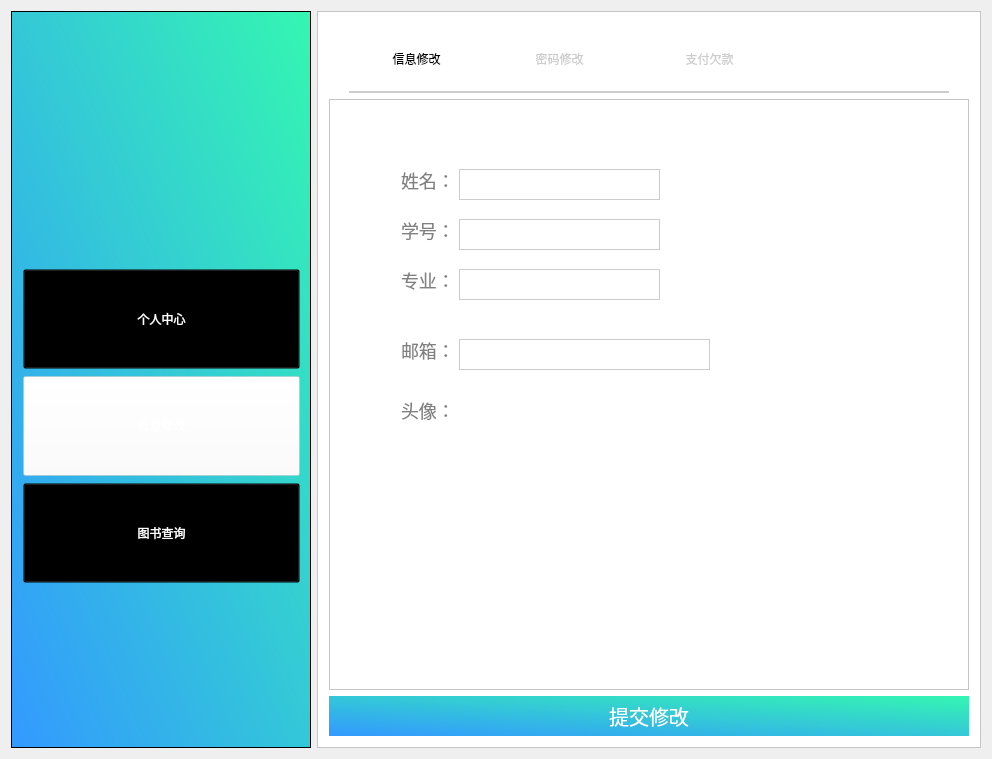
<?xml version="1.0" encoding="UTF-8"?>
<ui version="4.0">
 <class>student_update</class>
 <widget class="QWidget" name="student_update">
  <property name="geometry">
   <rect>
    <x>0</x>
    <y>0</y>
    <width>992</width>
    <height>759</height>
   </rect>
  </property>
  <property name="windowTitle">
   <string>student_update</string>
  </property>
  <layout class="QHBoxLayout" name="horizontalLayout">
   <item>
    <widget class="QFrame" name="frame">
     <property name="sizePolicy">
      <sizepolicy hsizetype="Fixed" vsizetype="Expanding">
       <horstretch>0</horstretch>
       <verstretch>0</verstretch>
      </sizepolicy>
     </property>
     <property name="minimumSize">
      <size>
       <width>300</width>
       <height>700</height>
      </size>
     </property>
     <property name="styleSheet">
      <string notr="true">
background-color: qlineargradient(spread:pad, x1:0, y1:1, x2:1, y2:0, stop:0 rgba(51, 153, 255,1), stop:1 rgba(52, 246, 177,1));</string>
     </property>
     <property name="frameShape">
      <enum>QFrame::StyledPanel</enum>
     </property>
     <property name="frameShadow">
      <enum>QFrame::Raised</enum>
     </property>
     <widget class="QFrame" name="frame_2">
      <property name="geometry">
       <rect>
        <x>70</x>
        <y>30</y>
        <width>171</width>
        <height>176</height>
       </rect>
      </property>
      <property name="minimumSize">
       <size>
        <width>0</width>
        <height>0</height>
       </size>
      </property>
      <property name="baseSize">
       <size>
        <width>0</width>
        <height>100</height>
       </size>
      </property>
      <property name="styleSheet">
       <string notr="true">image: url(:/Library/images/logo2.png);
background:transparent;</string>
      </property>
      <property name="frameShape">
       <enum>QFrame::StyledPanel</enum>
      </property>
      <property name="frameShadow">
       <enum>QFrame::Raised</enum>
      </property>
     </widget>
     <widget class="QFrame" name="frame_8">
      <property name="geometry">
       <rect>
        <x>0</x>
        <y>230</y>
        <width>301</width>
        <height>371</height>
       </rect>
      </property>
      <property name="styleSheet">
       <string notr="true">background:transparent;</string>
      </property>
      <property name="frameShape">
       <enum>QFrame::StyledPanel</enum>
      </property>
      <property name="frameShadow">
       <enum>QFrame::Raised</enum>
      </property>
      <layout class="QVBoxLayout" name="verticalLayout_6">
       <item>
        <layout class="QVBoxLayout" name="verticalLayout">
         <property name="spacing">
          <number>7</number>
         </property>
         <property name="sizeConstraint">
          <enum>QLayout::SetDefaultConstraint</enum>
         </property>
         <item>
          <widget class="QPushButton" name="btnPersonal">
           <property name="minimumSize">
            <size>
             <width>0</width>
             <height>100</height>
            </size>
           </property>
           <property name="styleSheet">
            <string notr="true">font: 12pt &quot;微软雅黑&quot;;
color:white;
background:transparent;
cursor:pointer;</string>
           </property>
           <property name="text">
            <string>个人中心</string>
           </property>
          </widget>
         </item>
         <item>
          <widget class="QPushButton" name="btnInformationchange">
           <property name="minimumSize">
            <size>
             <width>0</width>
             <height>100</height>
            </size>
           </property>
           <property name="styleSheet">
            <string notr="true">font: 12pt &quot;微软雅黑&quot;;
color:white;
background:transparent;
background-color:rgba(255,255,255,0.4);
cursor:pointer;</string>
           </property>
           <property name="text">
            <string>信息修改</string>
           </property>
          </widget>
         </item>
         <item>
          <widget class="QPushButton" name="btnSearchbook">
           <property name="minimumSize">
            <size>
             <width>0</width>
             <height>100</height>
            </size>
           </property>
           <property name="styleSheet">
            <string notr="true">font: 12pt &quot;微软雅黑&quot;;
color:white;
background:transparent;
cursor:pointer;</string>
           </property>
           <property name="text">
            <string>图书查询</string>
           </property>
          </widget>
         </item>
        </layout>
       </item>
      </layout>
     </widget>
    </widget>
   </item>
   <item>
    <widget class="QFrame" name="frame_3">
     <property name="styleSheet">
      <string notr="true">background:white;</string>
     </property>
     <property name="frameShape">
      <enum>QFrame::StyledPanel</enum>
     </property>
     <property name="frameShadow">
      <enum>QFrame::Raised</enum>
     </property>
     <layout class="QVBoxLayout" name="verticalLayout_2">
      <item>
       <widget class="QFrame" name="frame_4">
        <property name="sizePolicy">
         <sizepolicy hsizetype="Preferred" vsizetype="Maximum">
          <horstretch>0</horstretch>
          <verstretch>0</verstretch>
         </sizepolicy>
        </property>
        <property name="maximumSize">
         <size>
          <width>16777215</width>
          <height>70</height>
         </size>
        </property>
        <property name="styleSheet">
         <string notr="true">border:2px solid #cccccc;
font: 14pt &quot;微软雅黑&quot;;
border-top:0;
border-left:0;
border-right:0;
margin-left:20px;
margin-right:20px;</string>
        </property>
        <property name="frameShape">
         <enum>QFrame::StyledPanel</enum>
        </property>
        <property name="frameShadow">
         <enum>QFrame::Raised</enum>
        </property>
        <widget class="QPushButton" name="pushButton">
         <property name="geometry">
          <rect>
           <x>22</x>
           <y>10</y>
           <width>131</width>
           <height>51</height>
          </rect>
         </property>
         <property name="styleSheet">
          <string notr="true">border:none;
</string>
         </property>
         <property name="text">
          <string>信息修改</string>
         </property>
        </widget>
        <widget class="QPushButton" name="pushButton_2">
         <property name="geometry">
          <rect>
           <x>160</x>
           <y>10</y>
           <width>141</width>
           <height>51</height>
          </rect>
         </property>
         <property name="styleSheet">
          <string notr="true">border:none;
color:#CCCCCC;
font-family:&quot;微软雅黑&quot;;</string>
         </property>
         <property name="text">
          <string>密码修改</string>
         </property>
        </widget>
        <widget class="QPushButton" name="pushButton_3">
         <property name="geometry">
          <rect>
           <x>310</x>
           <y>10</y>
           <width>141</width>
           <height>51</height>
          </rect>
         </property>
         <property name="styleSheet">
          <string notr="true">border:none;
color:#CCCCCC;
font-family:&quot;微软雅黑&quot;;</string>
         </property>
         <property name="text">
          <string>支付欠款</string>
         </property>
        </widget>
       </widget>
      </item>
      <item>
       <widget class="QFrame" name="frame_5">
        <property name="frameShape">
         <enum>QFrame::StyledPanel</enum>
        </property>
        <property name="frameShadow">
         <enum>QFrame::Raised</enum>
        </property>
        <widget class="QLineEdit" name="lineEdit">
         <property name="geometry">
          <rect>
           <x>70</x>
           <y>70</y>
           <width>61</width>
           <height>31</height>
          </rect>
         </property>
         <property name="styleSheet">
          <string notr="true">color:#808080;
border:none;
font-size:18px;
font-family:&quot;微软雅黑&quot;;
text-align:left;</string>
         </property>
         <property name="text">
          <string>姓名：</string>
         </property>
        </widget>
        <widget class="QLineEdit" name="lineEdit_2">
         <property name="geometry">
          <rect>
           <x>70</x>
           <y>120</y>
           <width>61</width>
           <height>31</height>
          </rect>
         </property>
         <property name="styleSheet">
          <string notr="true">color:#808080;
border:none;
font-size:18px;
font-family:&quot;微软雅黑&quot;;
text-align:left;</string>
         </property>
         <property name="text">
          <string>学号：</string>
         </property>
        </widget>
        <widget class="QLineEdit" name="lineEdit_3">
         <property name="geometry">
          <rect>
           <x>70</x>
           <y>170</y>
           <width>61</width>
           <height>31</height>
          </rect>
         </property>
         <property name="styleSheet">
          <string notr="true">color:#808080;
border:none;
font-size:18px;
font-family:&quot;微软雅黑&quot;;
text-align:left;</string>
         </property>
         <property name="text">
          <string>专业：</string>
         </property>
        </widget>
        <widget class="QLineEdit" name="lineEdit_5">
         <property name="geometry">
          <rect>
           <x>70</x>
           <y>240</y>
           <width>61</width>
           <height>31</height>
          </rect>
         </property>
         <property name="styleSheet">
          <string notr="true">color:#808080;
border:none;
font-size:18px;
font-family:&quot;微软雅黑&quot;;
text-align:left;</string>
         </property>
         <property name="text">
          <string>邮箱：</string>
         </property>
        </widget>
        <widget class="QLineEdit" name="lineEdit_6">
         <property name="geometry">
          <rect>
           <x>70</x>
           <y>300</y>
           <width>61</width>
           <height>31</height>
          </rect>
         </property>
         <property name="styleSheet">
          <string notr="true">color:#808080;
border:none;
font-size:18px;
font-family:&quot;微软雅黑&quot;;
text-align:left;</string>
         </property>
         <property name="text">
          <string>头像：</string>
         </property>
        </widget>
        <widget class="QLineEdit" name="lineEdit_7">
         <property name="geometry">
          <rect>
           <x>130</x>
           <y>70</y>
           <width>201</width>
           <height>31</height>
          </rect>
         </property>
         <property name="styleSheet">
          <string notr="true">border:1px solid #cccccc;
font-size:18px;
font-family:&quot;微软雅黑&quot;;
text-align:left;</string>
         </property>
         <property name="text">
          <string/>
         </property>
        </widget>
        <widget class="QLineEdit" name="lineEdit_8">
         <property name="geometry">
          <rect>
           <x>130</x>
           <y>120</y>
           <width>201</width>
           <height>31</height>
          </rect>
         </property>
         <property name="styleSheet">
          <string notr="true">color:#808080;
border:1px solid #cccccc;
font-size:18px;
font-family:&quot;微软雅黑&quot;;
text-align:left;</string>
         </property>
        </widget>
        <widget class="QLineEdit" name="lineEdit_9">
         <property name="geometry">
          <rect>
           <x>130</x>
           <y>170</y>
           <width>201</width>
           <height>31</height>
          </rect>
         </property>
         <property name="styleSheet">
          <string notr="true">color:#808080;
border:1px solid #cccccc;
font-size:18px;
font-family:&quot;微软雅黑&quot;;
text-align:left;</string>
         </property>
        </widget>
        <widget class="QLineEdit" name="lineEdit_10">
         <property name="geometry">
          <rect>
           <x>130</x>
           <y>240</y>
           <width>251</width>
           <height>31</height>
          </rect>
         </property>
         <property name="styleSheet">
          <string notr="true">color:#808080;
border:1px solid #cccccc;
font-size:18px;
font-family:&quot;微软雅黑&quot;;
text-align:left;</string>
         </property>
        </widget>
       </widget>
      </item>
      <item>
       <widget class="QPushButton" name="pushButton_4">
        <property name="sizePolicy">
         <sizepolicy hsizetype="Expanding" vsizetype="Fixed">
          <horstretch>0</horstretch>
          <verstretch>0</verstretch>
         </sizepolicy>
        </property>
        <property name="styleSheet">
         <string notr="true">color:white;
border:none;
font-size:20px;
font-family:&quot;微软雅黑&quot;;
background-color: qlineargradient(spread:pad, x1:0, y1:1, x2:1, y2:0, stop:0 rgba(51, 153, 255,1), stop:1 rgba(52, 246, 177,1));
padding-top:5;
padding-bottom:5;</string>
        </property>
        <property name="text">
         <string>提交修改</string>
        </property>
       </widget>
      </item>
     </layout>
    </widget>
   </item>
  </layout>
 </widget>
 <layoutdefault spacing="6" margin="11"/>
 <resources>
  <include location="library.qrc"/>
 </resources>
 <connections/>
</ui>
